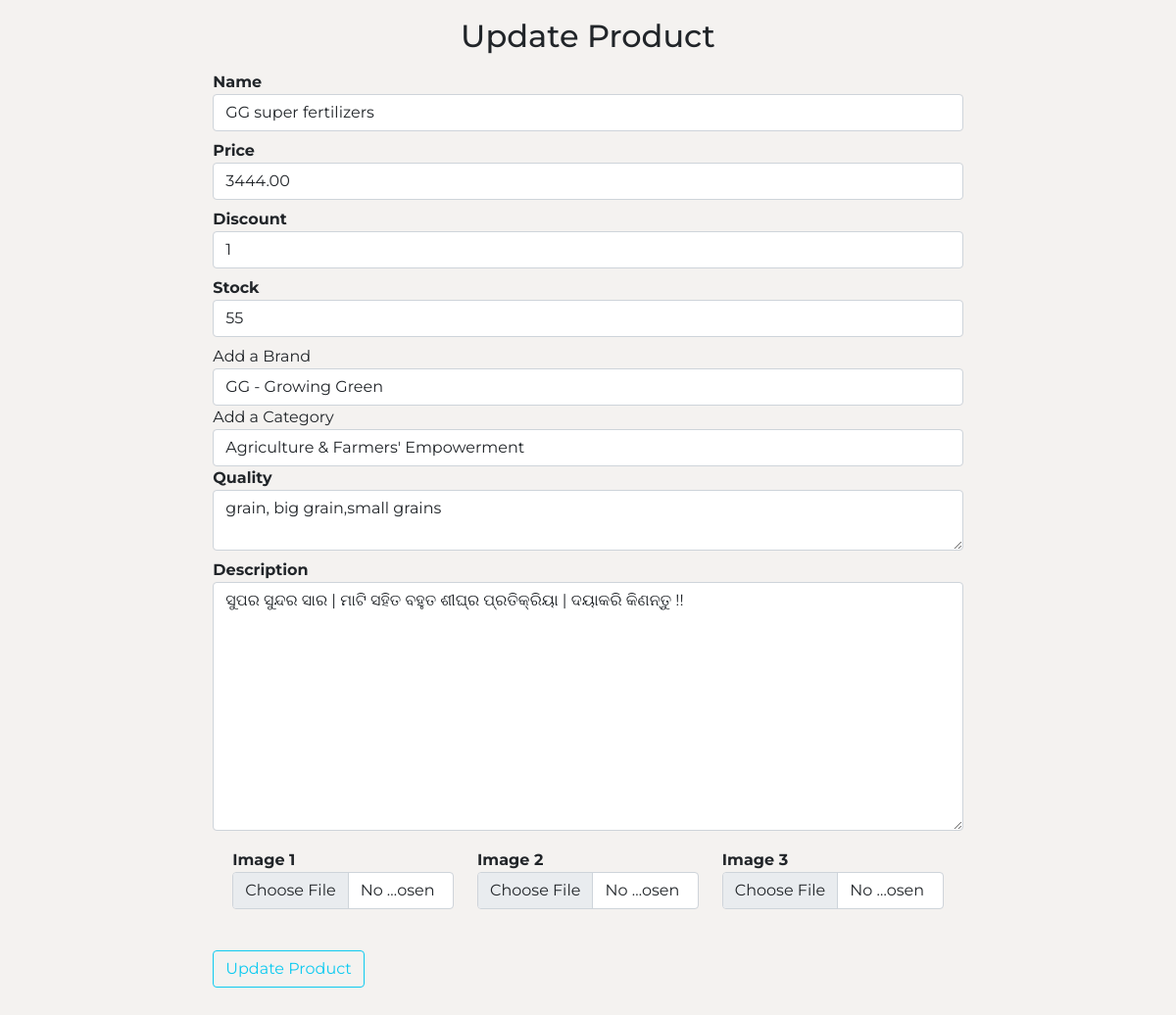
Page /updateproduct/5 on the committed database.
### shop/products/models.py (models this page shows)
class Addproduct(db.Model):
    id = db.Column(db.Integer, primary_key=True)
    name = db.Column(db.String(80), nullable=False)
    price = db.Column(db.Numeric(10,2), nullable=False)
    discount = db.Column(db.Integer, default=0)
    stock = db.Column(db.Integer, nullable=False)
    quality = db.Column(db.Text, nullable=False)
    desc = db.Column(db.Text, nullable=False)
    brand_id = db.Column(db.Integer, db.ForeignKey('brand.id'), nullable=False)
    brand = db.relationship('Brand', backref=db.backref('brands', lazy=True))
    category_id = db.Column(db.Integer, db.ForeignKey('category.id'), nullable=False)
    category = db.relationship('Category', backref=db.backref('categories', lazy=True))
    dist_id = db.Column(db.Integer, db.ForeignKey('dist.id'), nullable=True)
    dist = db.relationship('Dist', backref=db.backref('dists', lazy=True))
    image_1 = db.Column(db.String(150), nullable=False, default="image.jpg")
    image_2 = db.Column(db.String(150), nullable=False, default="image.jpg")
    image_3 = db.Column(db.String(150), nullable=False, default="image.jpg")

class Brand(db.Model):
    id = db.Column(db.Integer, primary_key=True)
    name = db.Column(db.String(30), nullable=False, unique=True)

class Category(db.Model):
    id = db.Column(db.Integer, primary_key=True)
    name = db.Column(db.String(30), nullable=False, unique=True)

### shop/products/routes.py (the view, shortened to what this page needs)
@app.route('/updateproduct/<int:id>', methods=['GET', 'POST'])
def updateproduct(id):
    brands = Brand.query.all()
    categories = Category.query.all()
    product = Addproduct.query.get_or_404(id)
    brand = request.form.get('brand')
    category = request.form.get('category')
    form = Addproducts(request.form)
    form.name.data = product.name
    form.price.data = product.price
    form.description.data = product.desc
    form.discount.data = product.discount
    form.stock.data = product.stock
    form.quality.data = product.quality
    return render_template('products/updateproduct.html',
     form=form, brands=brands,
      categories=categories, product=product)

### shop/products/forms.py
class Addproducts(Form):
    name = StringField('Name', [validators.DataRequired()])
    price = DecimalField('Price', [validators.DataRequired()])
    discount = IntegerField('Discount', default=0)
    stock = IntegerField('Stock', [validators.DataRequired()])
    description = TextAreaField('Description', [validators.DataRequired()])
    quality = TextAreaField('Quality', [validators.DataRequired()])
    image_1 = FileField('Image 1',
     validators=[FileAllowed(['jpg','png','gif','jpeg'], 'images only please')])
    image_2 = FileField('Image 2',
     validators=[FileAllowed(['jpg','png','gif','jpeg'], 'images only please')])
    image_3 = FileField('Image 3',
     validators=[FileAllowed(['jpg','png','gif','jpeg'], 'images only please')])

### shop/templates/products/updateproduct.html (shortened to what this page needs)
{% extends 'layout.html' %}
{% block content %}
<div class="container-fluid">
  <div class="row">
    <div class="col-md-2"></div>
    <div class="col-md-8">
      <h2 class="text-center p-2"> Update Product </h2>
      {% from '_formhelpers.html' import render_field %}
      <form action="" method="POST" enctype="multipart/form-data">
        {{ render_field(form.name, class="form-control", placeholder="Add product name")}}
        {{ render_field(form.price, class="form-control",placeholder="Add product price")}}
        {{ render_field(form.discount, class="form-control", placeholder="Add product discount")}}
        {{ render_field(form.stock, class="form-control", placeholder="Add product stock")}}
        <label for="brand"> Add a Brand</label>
        <select name="brand" id="brand" class='form-control' required>
          <option value="{{product.brand_id}}">{{product.brand.name}}</option>
        </select>
        <label for="category"> Add a Category</label>
        <select name="category" id="category" class="form-control" required>
          <option value="{{product.category_id}}">{{product.category.name}}</option>
        </select>
        {{ render_field(form.quality, class="form-control", placeholder="Add product quality")}}
        {{ render_field(form.description, class="form-control", placeholder="Add product details", rows="10")}}
        <div class="container-fluid">
          <div class="row">
            <div class="col-md-4">
                {{ render_field(form.image_1, class="form-control") }}
              </div>
              <div class="col-md-4">
                {{ render_field(form.image_2, class="form-control") }}
              </div>
              <div class="col-md-4">
                {{ render_field(form.image_3, class="form-control") }}
              </div>
          </div>
        </div>
        <button type="submit" class="btn btn-outline-info mt-4 mb-5">
          Update Product
        </button>
      </form>
    </div>
  </div>
</div>
{% endblock content %}

### shop/templates/_formhelpers.html (shortened to what this page needs)
{% macro render_field(field) %}
  <dt>{{ field.label }}
  <dd>{{ field(**kwargs)|safe }}
  </dd>
{% endmacro %}

### shop/static/css/styles.css (style rules this page uses)
* { margin: 0; padding: 0; box-sizing: border-box; font-family: 'Montserrat', sans-serif; }
.container-fluid { width: 100%; margin: 0; padding: 10px 20px; }
body { background: #f4f2f0; }
input { font-size: 1.2rem; padding: 5px 10; }

### rows in the picture
Addproduct: name "GG super fertilizers", price "3444.00", discount "1", stock "55", quality "grain, big grain,small grains"
Brand: brand "GG - Growing Green"
Category: category "Agriculture & Farmers' Empowerment"

### other values in the picture
{{ field.label }} "Name Price Discount Stock Quality Description Image 1 Image 2 Image 3"
